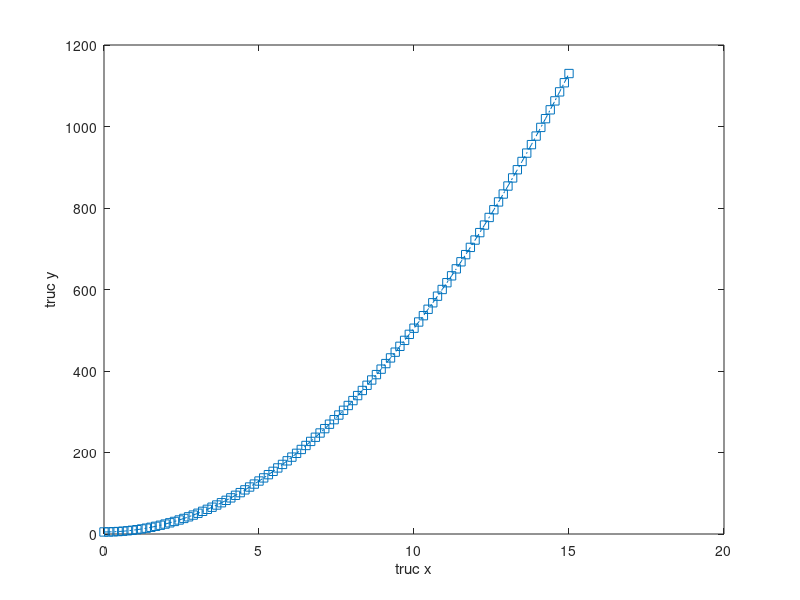
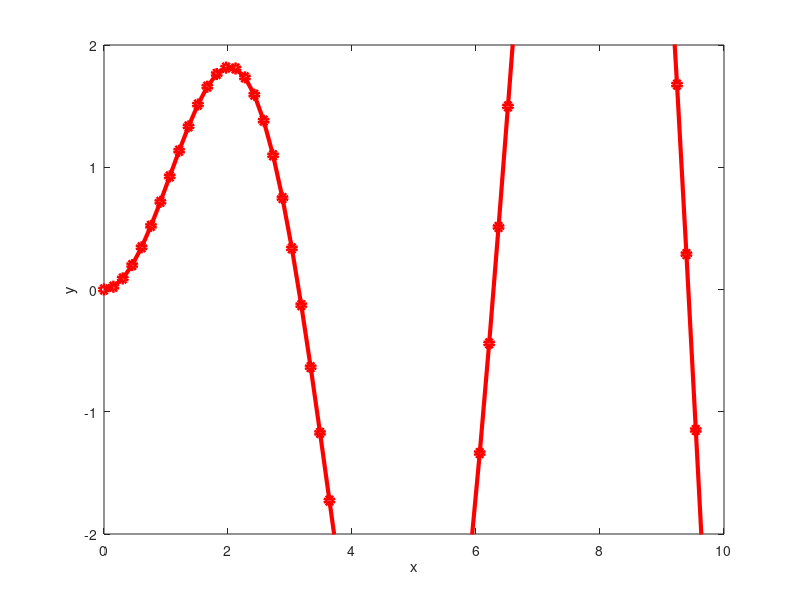

Write the MATLAB code that produced these figures, in order.
a=input('nhap a: ');
b=input('nhap b: ');
figure(1);
x1=linspace(0,15);
y1 = a*x1.^2 + b;
plot(x1,y1,'-.s');
xlabel('truc x');
ylabel('truc y');

figure(2);
y2 = x1.*sin(x1);
plot(x1, y2, '-or', 'linewidth', 3);
axis([0 10 -2 2]);
xlabel('x');
ylabel('y');

